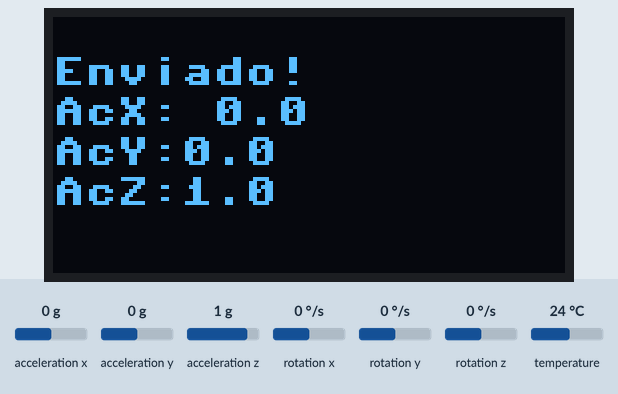
This program was run on a simulated ESP32 board running MicroPython. Shown: 128×64 one-colour display. Inputs (shaded band) come from the test bench; at power-on: acceleration x 0 g, acceleration y 0 g, acceleration z 1 g, rotation x 0 °/s, rotation y 0 °/s, rotation z 0 °/s, temperature 24 °C. WiFi joins after 1.5 s; web requests get an empty 200 reply after 0.4 s; library files of the repository ran but are not shown: mpu6050.py, ssd1306.py; what the program prints to the serial console is not drawn.

Above: at 3.2 s.
3.3 s: acceleration x set to -1.4 g
At 5.1 s:
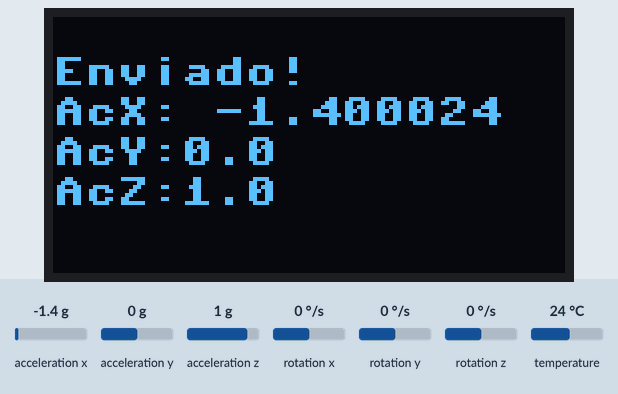
5.4 s: acceleration y set to -1.4 g
At 7.9 s:
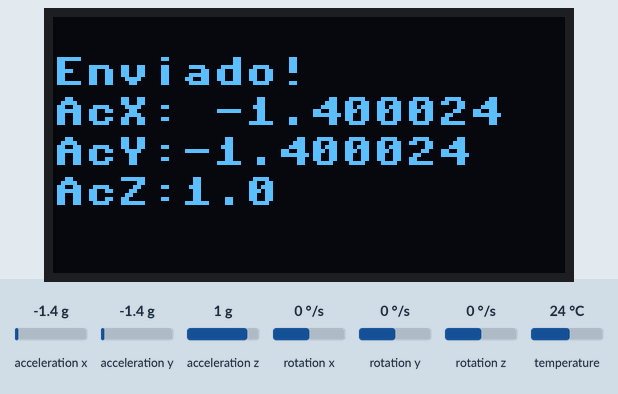
8.2 s: acceleration z set to -1.4 g
At 10.8 s:
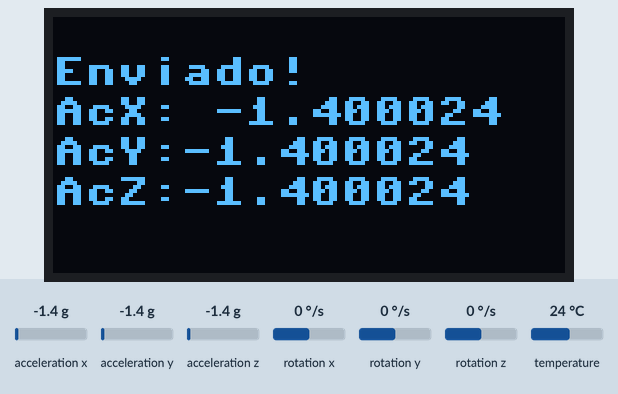
11.1 s: acceleration x set to -0.8 g
At 13.8 s:
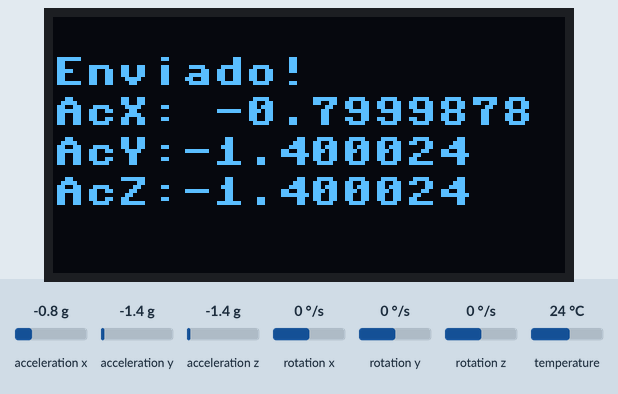
Timing chart, 0 to 14.9 s (numbered marks = the images above; inputs shaded):
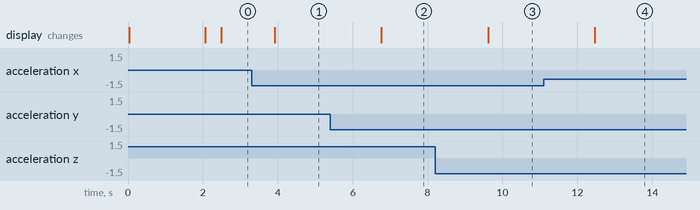

Measured:
- after the input at 3.3 s, the display: changes after 0.61 s (image 1)
- after the input at 5.4 s, the display: changes after 1.4 s (image 2)
- after the input at 8.2 s, the display: changes after 1.4 s (image 3)
- after the input at 11.1 s, the display: changes after 1.4 s (image 4)

The program:

main.py
```python
from machine import Pin, SoftI2C
import mpu6050
import ssd1306
import time
import network
import urequests
import json

def config_wifi():
    wlan = network.WLAN(network.STA_IF) # create station interface
    wlan.active(True)       # activate the interface
    wlan.isconnected()      # check if the station is connected to an AP
    time.sleep_ms(500)
    if not wlan.isconnected():
        print('connecting to network...')
        wlan.connect('meuwifi', '12345678') # connect to an AP
        time.sleep_ms(500)
        while not wlan.isconnected():
            pass
    print('network config:', wlan.ifconfig())
    return wlan

def init_mpu6050():
    mpu_i2c = SoftI2C(scl=Pin(22), sda=Pin(21))
    accel = mpu6050.accel(mpu_i2c)
    return accel

def init_oled():
    # Heltec LoRa 32 with OLED Display
    oled_width = 128
    oled_height = 64

    # OLED reset pin
    i2c_rst = Pin(16, Pin.OUT)

    # Initialize the OLED display
    i2c_rst.value(0)
    time.sleep_ms(5)
    i2c_rst.value(1) # must be held high after initialization

    # Setup the I2C lines
    i2c_scl = Pin(15, Pin.OUT, Pin.PULL_UP)
    i2c_sda = Pin(4, Pin.OUT, Pin.PULL_UP)

    # Create the bus object
    i2c = SoftI2C(scl=i2c_scl, sda=i2c_sda)

    # Create the display object
    return ssd1306.SSD1306_I2C(oled_width, oled_height, i2c)


def main():
    oled = init_oled()
    accel = init_mpu6050()
    wlan = config_wifi()

    oled.fill(0)
    oled.text(wlan.ifconfig()[0], 0, 0)
    oled.text('ThingsBoard', 0, 10)
    oled.show()

    while True:
        data = accel.get_values()
        telemetry = {'AcX': data['AcX'], 'AcY': data['AcY'], 'AcZ': data['AcZ'], 'Temp': data['Tmp']}
        oled.fill(0)
        oled.text('AcX: ' + str(data['AcX']), 0, 20)
        oled.text('AcY:' + str(data['AcY']), 0, 30)
        oled.text('AcZ:' + str(data['AcZ']), 0, 40)
        res = urequests.post('http://34.170.18.196:8080/api/v1/esp32-iotqueda/telemetry', headers={'content-type': 'application/json'}, data=json.dumps(telemetry))
        if res.status_code == 200:
            oled.text('Enviado!', 0, 10)
        else:
            oled.text('Falhou!', 0, 20)

        oled.show()
        res.close()

        time.sleep(1)

if __name__ == '__main__':
    main()
```
